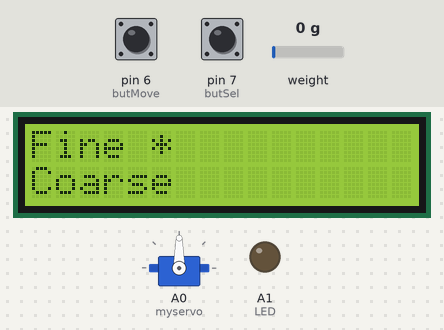
The sketch below on a simulated Arduino Uno, built with avr-gcc and run on an emulated ATmega328P. Parts: servo, 16×2 character LCD, output pins drawn as LEDs (lit = HIGH). The test bench sets the inputs (shaded band); at power-on: pin 6 (butMove) LOW, pin 7 (butSel) LOW, weight on the scale 0 g.

Above: at 1.2 s.
1.3 s: pin 6 (butMove) pulled HIGH for 0.25 s
At 2.2 s:
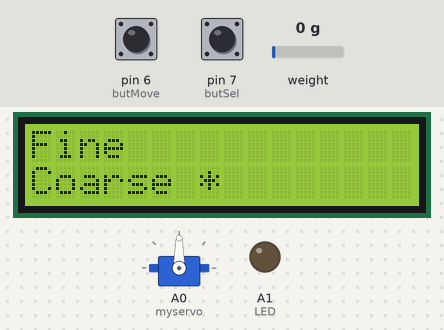
3.1 s: pin 7 (butSel) pulled HIGH for 0.25 s
At 4.6 s:
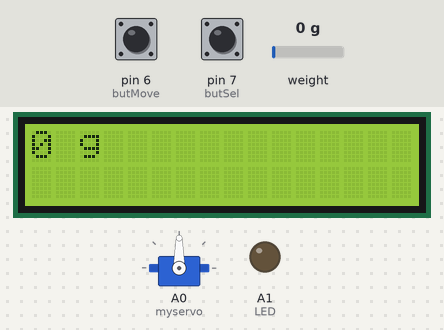
4.9 s: pin 6 (butMove) pulled HIGH for 1 s
At 6.9 s:
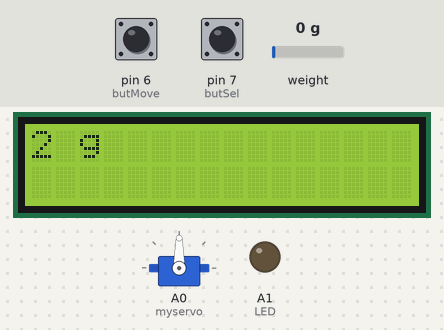
7.4 s: pin 7 (butSel) pulled HIGH for 1 s
At 8.6 s:
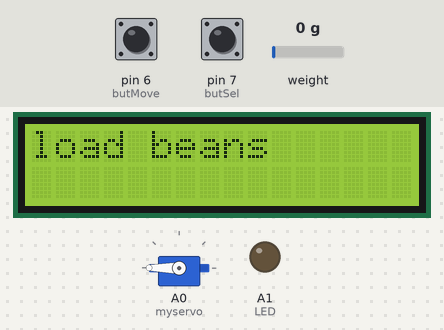
Timing chart, 0 to 19.4 s (numbered marks = the images above; inputs shaded):
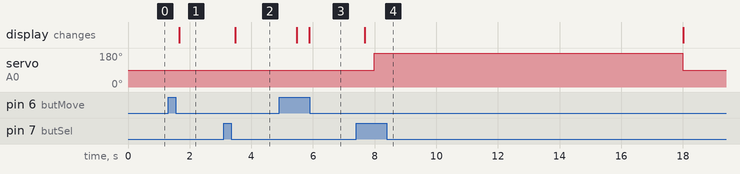

Measured:
- after the input at 1.3 s, the display: changes after 0.37 s (image 1)
- after the input at 3.1 s, the display: changes after 0.37 s (image 2)
- after the input at 4.9 s, the display: first changes after 0.58 s (image 3 shows a later state)
- after the input at 7.4 s, servo on A0 (myservo): 90° → 180° after 0.58 s, → 90° 10.0 s later; the display: changes after 0.28 s (image 4)

The sketch:

Coffee_Grinder.ino
```cpp
#include <LiquidCrystal.h>
LiquidCrystal lcd(12, 11, 5, 4, 3, 2);

#include <Hx711.h>
Hx711 scale(A2, A3);

#include <Servo.h>
Servo myservo;

const int LED = A1;
const int butMove = 6;
const int butSel = 7;
int butMoveState = 0;
int prevbutMove = 0;
int butSelState = 0;
int prevbutSel = 0;
int weight = 0;
bool coarse = false;
const int coarseTime = 5000;
bool fine = false;
const int fineTime = 10000;
bool flag = true;
bool flag2 = false;
bool flag3 = false;

void setup() {
  myservo.attach(A0);
  lcd.begin(16, 2);
  pinMode(butMove, INPUT);
  pinMode(butSel, INPUT);
  pinMode(LED, OUTPUT);

}

void loop() {
  lcd.clear();
  lcd.print("Fine *");

  lcd.setCursor(0, 1);
  lcd.print("Coarse");
  while (flag) {

    butMoveState = digitalRead(butMove);
    butSelState = digitalRead(butSel);
    delay(200);

    if (butSelState != prevbutSel) {
      coarse = true;
      lcd.clear();
      lcd.print(weight);
      lcd.setCursor(2, 0);
      lcd.print("g");


      flag = false;
      flag2 = true;

    } else if (butMoveState != prevbutMove) {
      lcd.clear();
      lcd.print("Fine");

      lcd.setCursor(0, 1);
      lcd.print("Coarse *");
      flag = false;
      flag3 = true;

    }
  }
  while (flag3) {

    butMoveState = digitalRead(butMove);
    butSelState = digitalRead(butSel);
    delay(200);

    if (butSelState != prevbutSel) {
      flag3 = false;
      flag2 = true;
      fine = true;
      lcd.clear();
      lcd.print(weight);
      lcd.setCursor(2, 0);
      lcd.print("g");

    }
  }
  delay(1000);

  while (flag2) {
    butMoveState = digitalRead(butMove);
    delay(200);

    if (butMoveState != prevbutMove) {
      weight++;
      lcd.clear();
      lcd.print(weight);
      lcd.setCursor(2, 0);
      lcd.print("g");

    }
    butSelState = digitalRead(butSel);
    delay(200);

    if (butSelState != prevbutSel) {
      flag2 = false;

    }

  }
  if (weight != 0) {
    lcd.clear();
    lcd.print("load beans");
    flag2 = true;
  }

  while (flag2) {
    butMoveState = digitalRead(butMove);
    butSelState = digitalRead(butSel);
    delay(200);

    if (scale.getGram() >= weight) {

      digitalWrite(LED, HIGH);

    }
    if (butSelState != prevbutSel) {
      digitalWrite(LED, LOW);
      flag2 = false;
    }
  }


  if (weight != 0) {

    myservo.write(180);
    delay(15);

  }

  if (coarse) {
    delay(coarseTime);
  } else if (fine) {
    delay(fineTime);
  }
  if (weight != 0) {

    myservo.write(90);
    delay(15);

  }
  weight = 0;
  flag = true;
  flag2 = false;
  flag3 = false;
  coarse = false;
  fine = false;
  prevbutMove = butMoveState = 0;
  prevbutSel = butSelState = 0;

}
```
